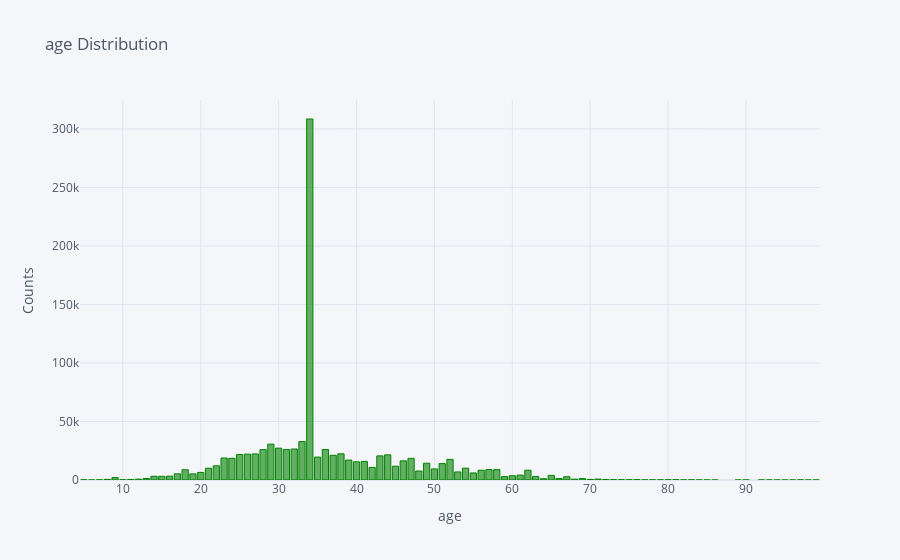

The cell this chart's notebook holds for it:
### Code cell
import pandas as pd
data = [values[i][1] for i in range(len(values))]
df = pd.DataFrame({'age':data})
import cufflinks as cf
cf.go_offline()
cf.set_config_file(offline=False, world_readable=True)
df['age'].value_counts().iplot(kind='bar',
                                  xTitle='age',
                                  yTitle='Counts',
                                  title='age Distribution',
                                  color='green')

### Figure 1 — Plotly figure (JSON) as saved in the notebook; plotly's stock layout.template omitted (floating-point values rounded to 4 significant figures)
{"data": [{"marker": {"color": "rgba(0, 128, 0, 0.6)", "line": {"color": "rgba(0, 128, 0, 1.0)", "width": 1}}, "name": "age", "orientation": "v", "text": "", "type": "bar", "x": [34, 33, 29, 30, 32, 36, 28, 31, 38, 27, 26, 25, 44, 37, 43, 35, 23, 24, 47, 52, 39, 46, 41, 40, 49, 51, 22, 45, 42, 54, 21, 50, 57, 58, 18, 62, 56, 48, 53, 20, 55, 17, 19, 61, 65, 60, 16, 14, 15, 63, 59, 67, 9, 13, 66, 69, 64, 71, 12, 68, 8, 11, 70, 72, 73, 76, 74, 81, 10, 75, 80, 83, 5, 7, 77, 79, 97, 78, 82, 92, 90, 84, 93, 85, 6, 96, 99, 86, 89, 98, 95, 94], "y": [308488, 32864, 30648, 27202, 26492, 26097, 25967, 25965, 22396, 22282, 22107, 21768, 21510, 21119, 20612, 19573, 18793, 18572, 18517, 17638, 17003, 16345, 15901, 15521, 14345, 14033, 12101, 11792, 10760, 10106, 10064, 9452, 8918, 8850, 8747, 8382, 8338, 7668, 6882, 6487, 6029, 5282, 5247, 4202, 3950, 3646, 3299, 3206, 3165, 3056, 2913, 2801, 2056, 1243, 1242, 1225, 1077, 796, 747, 737, 542, 513, 510, 456, 276, 253, 238, 237, 227, 204, 184, 165, 159, 148, 148, 141, 127, 125, 81, 47, 45, 35, 34, 17, 14, 13, 5, 2, 2, 1, 1, 1]}], "layout": {"legend": {"bgcolor": "#F5F6F9", "font": {"color": "#4D5663"}}, "paper_bgcolor": "#F5F6F9", "plot_bgcolor": "#F5F6F9", "title": {"font": {"color": "#4D5663"}, "text": "age Distribution"}, "xaxis": {"gridcolor": "#E1E5ED", "showgrid": true, "tickfont": {"color": "#4D5663"}, "title": {"font": {"color": "#4D5663"}, "text": "age"}, "zerolinecolor": "#E1E5ED"}, "yaxis": {"gridcolor": "#E1E5ED", "showgrid": true, "tickfont": {"color": "#4D5663"}, "title": {"font": {"color": "#4D5663"}, "text": "Counts"}, "zerolinecolor": "#E1E5ED"}}}
